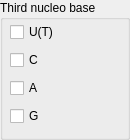
               <widget class="QGroupBox" name="groupBox_3">
                <property name="maximumSize">
                 <size>
                  <width>16777215</width>
                  <height>145</height>
                 </size>
                </property>
                <property name="title">
                 <string>Third nucleo base</string>
                </property>
                <widget class="QWidget" name="verticalLayoutWidget_10">
                 <property name="geometry">
                  <rect>
                   <x>10</x>
                   <y>20</y>
                   <width>111</width>
                   <height>111</height>
                  </rect>
                 </property>
                 <layout class="QVBoxLayout" name="verticalLayout_29">
                  <item>
                   <widget class="QCheckBox" name="u_checkBox_3">
                    <property name="text">
                     <string>U(T)</string>
                    </property>
                   </widget>
                  </item>
                  <item>
                   <widget class="QCheckBox" name="c_checkBox_3">
                    <property name="text">
                     <string>C</string>
                    </property>
                   </widget>
                  </item>
                  <item>
                   <widget class="QCheckBox" name="a_checkBox_3">
                    <property name="text">
                     <string>A</string>
                    </property>
                   </widget>
                  </item>
                  <item>
                   <widget class="QCheckBox" name="g_checkBox_3">
                    <property name="text">
                     <string>G</string>
                    </property>
                   </widget>
                  </item>
                 </layout>
                </widget>
               </widget>
